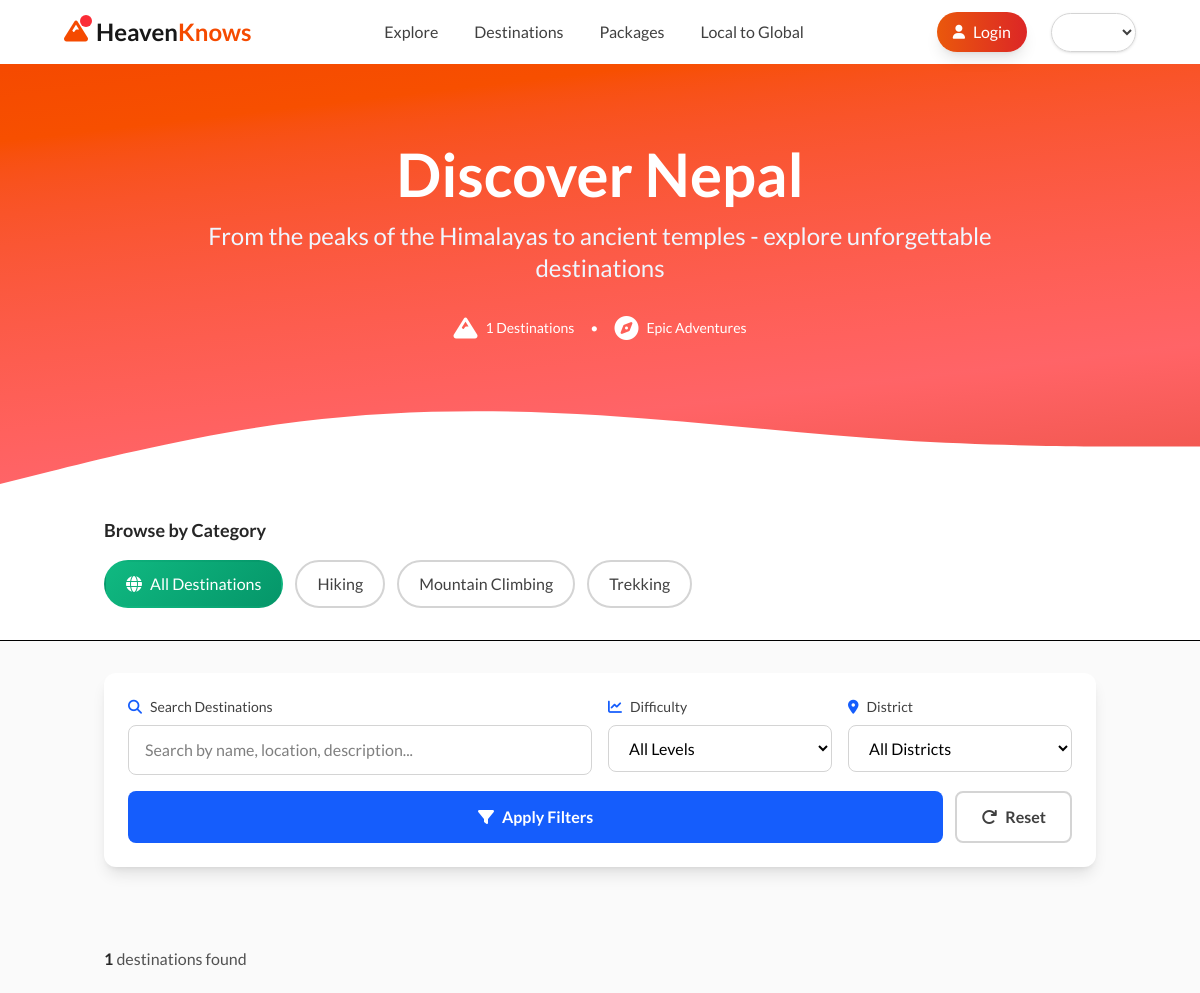
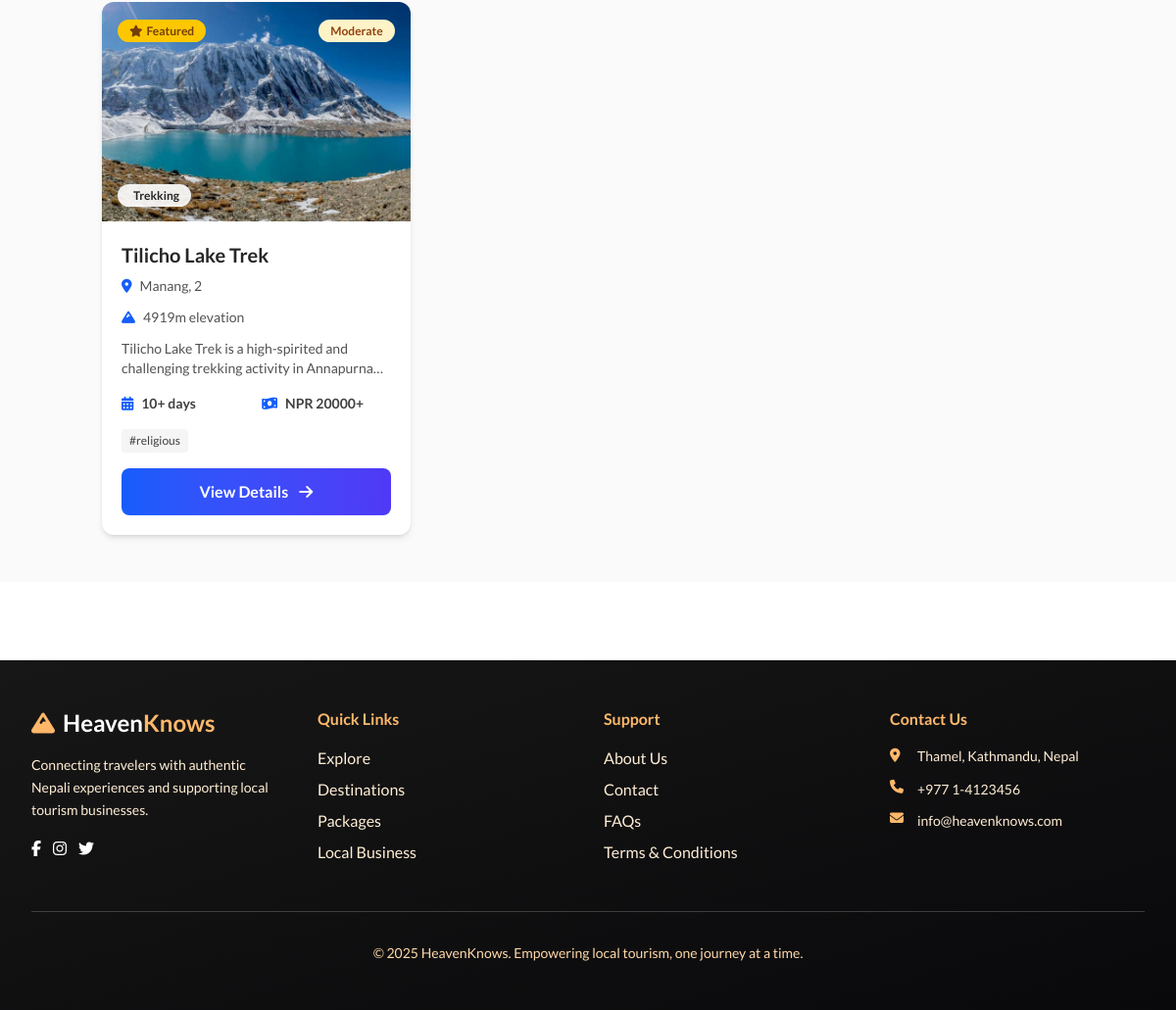
/destinations/, run on the app's committed database (2 pictures, top to bottom).
### destinations/models.py (models this page shows, shortened)
class Category(models.Model):
    name = models.CharField(max_length=100, unique=True)
    slug = models.SlugField(max_length=100, unique=True)
    description = models.TextField(blank=True)
    icon = models.CharField(max_length=50, blank=True)  # For icon class names
    image = models.ImageField(upload_to='categories/', blank=True, null=True)
    created_at = models.DateTimeField(auto_now_add=True)
    class Meta:
        verbose_name_plural = "Categories"
        ordering = ['name']

class Destination(models.Model):
    DIFFICULTY_CHOICES = [
        ('EASY', 'Easy'),
        ('MODERATE', 'Moderate'),
        ('HARD', 'Hard'),
        ('EXTREME', 'Extreme'),
    ]
    name = models.CharField(max_length=255)
    slug = models.SlugField(max_length=255, unique=True)
    category = models.ForeignKey(Category, on_delete=models.PROTECT, related_name='destinations')
    tags = models.ManyToManyField(Tag, related_name='destinations', blank=True)
    short_description = models.TextField(max_length=500)
    full_description = models.TextField()
    district = models.CharField(max_length=100)
    province = models.CharField(max_length=100)
    latitude = models.DecimalField(max_digits=9, decimal_places=6)
    longitude = models.DecimalField(max_digits=9, decimal_places=6)
    elevation = models.PositiveIntegerField(null=True, blank=True, help_text="Elevation in meters")
    min_days = models.PositiveIntegerField(help_text="Minimum days required")
    max_days = models.PositiveIntegerField(null=True, blank=True)
    expected_cost_min = models.DecimalField(max_digits=10, decimal_places=2, help_text="In NPR")
    expected_cost_max = models.DecimalField(max_digits=10, decimal_places=2, null=True, blank=True)
    difficulty = models.CharField(max_length=10, choices=DIFFICULTY_CHOICES, default='MODERATE')
    best_season = models.CharField(max_length=100, blank=True)  # e.g., "March-May, September-November"
    cover_image = models.ImageField(upload_to='destinations/')
    video_url = models.URLField(blank=True, null=True)
    has_360_view = models.BooleanField(default=False)
    meta_description = models.TextField(max_length=160, blank=True)
    view_count = models.PositiveIntegerField(default=0)
    is_featured = models.BooleanField(default=False)
    is_active = models.BooleanField(default=True)
    created_at = models.DateTimeField(auto_now_add=True)
    updated_at = models.DateTimeField(auto_now=True)
    created_by = models.ForeignKey('accounts.CustomUser', on_delete=models.SET_NULL, null=True, related_name='created_destinations')
    class Meta:
        ordering = ['-is_featured', '-created_at']
        indexes = [
            models.Index(fields=['slug']),
            models.Index(fields=['category', '-created_at']),
        ]

class Tag(models.Model):
    name = models.CharField(max_length=50, unique=True)
    slug = models.SlugField(max_length=50, unique=True)
    class Meta:
        ordering = ['name']

### destinations/views.py (the view, shortened to what this page needs)
# urls.py: path('', views.DestinationListView.as_view(), name='list'),
class DestinationListView(ListView):
    model = Destination
    template_name = 'destinations/destination_list.html'
    context_object_name = 'destinations'
    paginate_by = 12
    def get_queryset(self):
        queryset = Destination.objects.filter(
            is_active=True
        ).select_related('category').prefetch_related('tags', 'images')
        search_query = self.request.GET.get('search', '')
        category_slug = self.request.GET.get('category', '')
        if category_slug:
            queryset = queryset.filter(category__slug=category_slug)
        tag_slug = self.request.GET.get('tag', '')
        if tag_slug:
            queryset = queryset.filter(tags__slug=tag_slug)
        difficulty = self.request.GET.get('difficulty', '')
        if difficulty:
            queryset = queryset.filter(difficulty=difficulty)
        district = self.request.GET.get('district', '')
        if district:
            queryset = queryset.filter(district__icontains=district)
        return queryset.order_by('-is_featured', '-created_at')
    def get_context_data(self, **kwargs):
        context = super().get_context_data(**kwargs)
        context['search_query'] = self.request.GET.get('search', '')
        context['selected_category'] = self.request.GET.get('category', '')
        context['selected_tag'] = self.request.GET.get('tag', '')
        context['selected_difficulty'] = self.request.GET.get('difficulty', '')
        context['selected_district'] = self.request.GET.get('district', '')
        context['categories'] = Category.objects.all()
        context['tags'] = Tag.objects.all()
        context['districts'] = Destination.objects.filter(
            is_active=True
        ).values_list('district', flat=True).distinct().order_by('district')
        context['difficulty_choices'] = Destination.DIFFICULTY_CHOICES
        return context

### templates/destinations/destination_list.html (shortened to what this page needs)
{% extends 'base.html' %}
{% load static %}
{% block content %}
<section class="relative bg-gradient-to-br from-orange-600 via-red-400 to-orange-700 animate-gradient text-white py-20">
    <div class="container mx-auto px-4">
        <div class="max-w-4xl mx-auto text-center">
            <h1 class="text-4xl md:text-6xl font-bold mb-4">
                Discover Nepal
            </h1>
            <p class="text-xl md:text-2xl mb-8 text-blue-50">
                From the peaks of the Himalayas to ancient temples - explore unforgettable destinations
            </p>
            <div class="flex items-center justify-center space-x-4 text-sm mb-16">
                <div class="flex items-center">
                    <i class="fas fa-mountain text-2xl mr-2"></i>
                    <span>{{ page_obj.paginator.count }} Destinations</span>
                </div>
                <span>•</span>
                <div class="flex items-center">
                    <i class="fas fa-compass text-2xl mr-2"></i>
                    <span>Epic Adventures</span>
                </div>
            </div>
        </div>
    </div>
    <div class="absolute bottom-0 left-0 right-0">
    </div>
</section>
<section class="py-8 bg-white border-b">
    <div class="container mx-auto px-4">
        <div class="max-w-7xl mx-auto">
            <h3 class="text-lg font-semibold text-neutral-800 mb-4">Browse by Category</h3>
            <div class="flex flex-wrap gap-3">
                <a href="{% url 'destinations:list' %}?{% if search_query %}search={{ search_query }}{% endif %}"
                   class="category-chip px-5 py-2.5 rounded-full border-2 border-neutral-300 text-neutral-700 font-medium hover:border-green-500 {% if not selected_category %}active{% endif %}">
                    <i class="fas fa-globe mr-2"></i>All Destinations
                </a>
                {% for category in categories %}
                    <a href="?category={{ category.slug }}{% if search_query %}&search={{ search_query }}{% endif %}"
                       class="category-chip px-5 py-2.5 rounded-full border-2 border-neutral-300 text-neutral-700 font-medium hover:border-green-500 {% if selected_category == category.slug %}active{% endif %}">
                        {{ category.name }}
                    </a>
                {% endfor %}
            </div>
        </div>
    </div>
</section>
<section class="py-8 bg-neutral-50">
    <div class="container mx-auto px-4">
        <form method="get" class="max-w-7xl mx-auto">
            <div class="bg-white rounded-xl shadow-lg p-6">
                <div class="grid grid-cols-1 md:grid-cols-4 gap-4">
                    <div class="md:col-span-2">
                        <label class="block text-sm font-medium text-neutral-700 mb-2">
                            <i class="fas fa-search mr-2 text-blue-600"></i>Search Destinations
                        </label>
                        <input
                            type="text"
                            name="search"
                            value="{{ search_query }}"
                            placeholder="Search by name, location, description..."
                            class="w-full px-4 py-3 border border-neutral-300 rounded-lg focus:ring-2 focus:ring-blue-500 focus:border-transparent"
                        >
                    </div>
                    <div>
                        <label class="block text-sm font-medium text-neutral-700 mb-2">
                            <i class="fas fa-chart-line mr-2 text-blue-600"></i>Difficulty
                        </label>
                        <select
                            name="difficulty"
                            class="w-full px-4 py-3 border border-neutral-300 rounded-lg focus:ring-2 focus:ring-blue-500 focus:border-transparent"
                        >
                            <option value="">All Levels</option>
                        </select>
                    </div>
                    <div>
                        <label class="block text-sm font-medium text-neutral-700 mb-2">
                            <i class="fas fa-map-marker-alt mr-2 text-blue-600"></i>District
                        </label>
                        <select
                            name="district"
                            class="w-full px-4 py-3 border border-neutral-300 rounded-lg focus:ring-2 focus:ring-blue-500 focus:border-transparent"
                        >
                            <option value="">All Districts</option>
                        </select>
                    </div>
                </div>
                <div class="flex gap-3 mt-4">
                    <button
                        type="submit"
                        class="flex-1 bg-blue-600 hover:bg-blue-700 text-white font-semibold py-3 px-6 rounded-lg transition duration-300"
                    >
                        <i class="fas fa-filter mr-2"></i>Apply Filters
                    </button>
                    <a
                        href="{% url 'destinations:list' %}"
                        class="px-6 py-3 border-2 border-neutral-300 hover:border-neutral-400 text-neutral-700 font-semibold rounded-lg transition duration-300"
                    >
                        <i class="fas fa-redo mr-2"></i>Reset
                    </a>
                </div>
            </div>
        </form>
    </div>
</section>
<section class="py-12 bg-neutral-50">
    <div class="container mx-auto px-4">
        <div class="max-w-7xl mx-auto">
            <div class="mb-6 flex justify-between items-center">
                <p class="text-neutral-600">
                    <span class="font-semibold text-neutral-800">{{ page_obj.paginator.count }}</span> destinations found
                </p>
            </div>
            {% if destinations %}
                <div class="grid grid-cols-1 md:grid-cols-2 lg:grid-cols-3 gap-6">
                    {% for destination in destinations %}
                        <div class="destination-card bg-white rounded-xl shadow-md overflow-hidden">
                            <div class="relative h-56 overflow-hidden">
                                {% if destination.cover_image %}
                                    <img
                                        src="{{ destination.cover_image.url }}"
                                        alt="{{ destination.name }}"
                                        class="w-full h-full object-cover"
                                    >
                                {% else %}
                                    <div class="w-full h-full bg-gradient-to-br from-blue-400 to-purple-500 flex items-center justify-center">
                                        <i class="fas fa-mountain text-white text-6xl opacity-50"></i>
                                    </div>
                                {% endif %}
                                {% if destination.is_featured %}
                                    <div class="absolute top-4 left-4">
                                        <span class="px-3 py-1 bg-yellow-400 text-yellow-900 rounded-full text-xs font-bold">
                                            <i class="fas fa-star mr-1"></i>Featured
                                        </span>
                                    </div>
                                {% endif %}
                                <div class="absolute top-4 right-4">
                                    <span class="difficulty-badge difficulty-{{ destination.difficulty|lower }}">
                                        {{ destination.get_difficulty_display }}
                                    </span>
                                </div>
                                <div class="absolute bottom-4 left-4">
                                    <span class="px-3 py-1 bg-white/90 backdrop-blur-sm text-neutral-800 rounded-full text-xs font-semibold">
                                        <i class="{{ destination.category.icon }} mr-1"></i>{{ destination.category.name }}
                                    </span>
                                </div>
                            </div>
                            <div class="p-5">
                                <h3 class="text-xl font-bold text-neutral-800 mb-2">
                                    {{ destination.name }}
                                </h3>
                                <div class="flex items-center text-sm text-neutral-600 mb-3">
                                    <i class="fas fa-map-marker-alt text-blue-600 mr-2"></i>
                                    <span>{{ destination.district }}, {{ destination.province }}</span>
                                </div>
                                {% if destination.elevation %}
                                    <div class="flex items-center text-sm text-neutral-600 mb-3">
                                        <i class="fas fa-mountain text-blue-600 mr-2"></i>
                                        <span>{{ destination.elevation }}m elevation</span>
                                    </div>
                                {% endif %}
                                <p class="text-neutral-600 text-sm mb-4 line-clamp-2">
                                    {{ destination.short_description }}
                                </p>
                                <div class="grid grid-cols-2 gap-3 mb-4 text-sm">
                                    <div class="flex items-center text-neutral-700">
                                        <i class="fas fa-calendar-days text-blue-600 mr-2"></i>
                                        <span class="font-semibold">{{ destination.min_days }}+ days</span>
                                    </div>
                                    <div class="flex items-center text-neutral-700">
                                        <i class="fas fa-money-bill-wave text-blue-600 mr-2"></i>
                                        <span class="font-semibold">NPR {{ destination.expected_cost_min|floatformat:0 }}+</span>
                                    </div>
                                </div>
                                {% if destination.tags.all %}
                                    <div class="flex flex-wrap gap-2 mb-4">
                                        {% for tag in destination.tags.all|slice:":3" %}
                                            <span class="px-2 py-1 bg-neutral-100 text-neutral-700 rounded text-xs">
                                                #{{ tag.name }}
                                            </span>
                                        {% endfor %}
                                    </div>
                                {% endif %}
                                <a href="{% url 'destinations:detail' destination.slug %}" class="block w-full text-center bg-gradient-to-r from-blue-600 to-indigo-600 hover:from-blue-700 hover:to-indigo-700 text-white font-semibold py-3 px-4 rounded-lg transition duration-300">
                                    View Details
                                    <i class="fas fa-arrow-right ml-2"></i>
                                </a>
                            </div>
                        </div>
                    {% endfor %}
                </div>
            {% endif %}
        </div>
    </div>
</section>
{% endblock content %}

### data on the page
Category: name "Hiking"
Category: name "Mountain Climbing"
Category: name "Trekking"
Destination: cover_image (picture), is_featured True (drawn), difficulty "Moderate", category.name "Trekking", name "Tilicho Lake Trek", district "Manang", province "2", elevation "4919", short_description "Tilicho Lake Trek is a high-spirited and challenging trekking activity in…", min_days "10", expected_cost_min "20000"
Tag: name "religious"

### other printed values
{{ page_obj.paginator.count }} "1"
